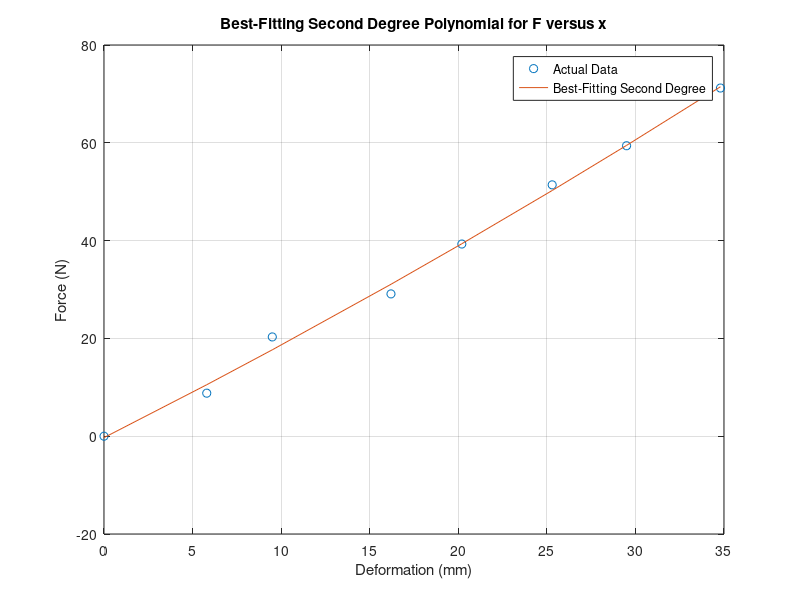

The MATLAB source for this figure:
% Given data
F = [0 8.8 20.3 29.1 39.3 51.4 59.4 71.2];
x = [0 5.8 9.5 16.2 20.2 25.3 29.5 34.8];

% Q12. Find the value of coefficient 2a
coefficients_second_degree = polyfit(x, F, 2)
a2 = coefficients_second_degree(1);
disp(['Q12. Coefficient 2a: ' num2str(a2)]);

% Q13. Find the value of coefficient 1a
a1_second_degree = coefficients_second_degree(2);
disp(['Q13. Coefficient 1a: ' num2str(a1_second_degree)]);

% Q14. Find the value of coefficient 0a
a0_second_degree = coefficients_second_degree(3);
disp(['Q14. Coefficient 0a: ' num2str(a0_second_degree)]);

% Q15. Find the value of force F for x=23.5 mm
x_value = 23.5;
force_at_x = polyval(coefficients_second_degree, x_value);
disp(['Q15. Force F for x=23.5 mm: ' num2str(force_at_x)]);

% Plotting the best-fitting second degree polynomial and actual data
figure;
plot(x, F, 'o', 'DisplayName', 'Actual Data');
hold on;
fitted_curve = polyval(coefficients_second_degree, x);
plot(x, fitted_curve, '-', 'DisplayName', 'Best-Fitting Second Degree');
xlabel('Deformation (mm)');
ylabel('Force (N)');
title('Best-Fitting Second Degree Polynomial for F versus x');
legend('show');
grid on;